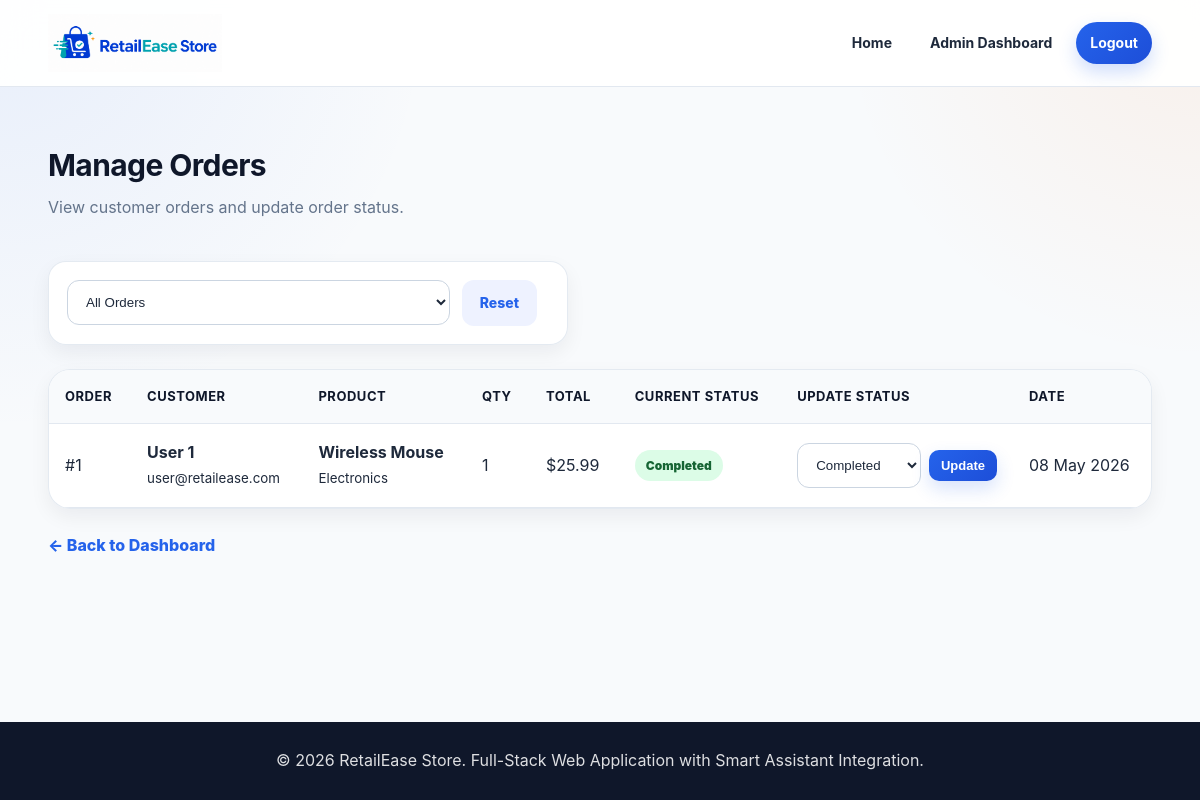
The app's page /admin/orders.php (signed in) with its own data.
### tables this page shows
CREATE TABLE `orders` (
  `id` int(11) NOT NULL,
  `user_id` int(11) NOT NULL,
  `product_id` int(11) NOT NULL,
  `quantity` int(11) NOT NULL,
  `total_price` decimal(10,2) NOT NULL,
  `status` enum('pending','approved','rejected','completed') NOT NULL DEFAULT 'pending',
  `order_note` text DEFAULT NULL,
  `created_at` timestamp NOT NULL DEFAULT current_timestamp(),
  `updated_at` timestamp NOT NULL DEFAULT current_timestamp() ON UPDATE current_timestamp()
);

CREATE TABLE `users` (
  `id` int(11) NOT NULL,
  `name` varchar(100) NOT NULL,
  `email` varchar(150) NOT NULL,
  `password` varchar(255) NOT NULL,
  `role` enum('admin','user') NOT NULL DEFAULT 'user',
  `created_at` timestamp NOT NULL DEFAULT current_timestamp(),
  `updated_at` timestamp NOT NULL DEFAULT current_timestamp() ON UPDATE current_timestamp()
);

CREATE TABLE `products` (
  `id` int(11) NOT NULL,
  `name` varchar(150) NOT NULL,
  `description` text NOT NULL,
  `category` varchar(100) NOT NULL,
  `price` decimal(10,2) NOT NULL,
  `stock` int(11) NOT NULL DEFAULT 0,
  `image` varchar(255) DEFAULT NULL,
  `status` enum('active','inactive') NOT NULL DEFAULT 'active',
  `created_by` int(11) DEFAULT NULL,
  `updated_by` int(11) DEFAULT NULL,
  `created_at` timestamp NOT NULL DEFAULT current_timestamp(),
  `updated_at` timestamp NOT NULL DEFAULT current_timestamp() ON UPDATE current_timestamp()
);

### admin/orders.php (the view, shortened to what this page needs)
<?php
require_once '../config/database.php';
$where = "";
$params = [];
$stmt = $pdo->prepare("
    SELECT
        orders.*,
        users.name AS customer_name,
        users.email AS customer_email,
        products.name AS product_name,
        products.category
    FROM orders
    INNER JOIN users ON orders.user_id = users.id
    INNER JOIN products ON orders.product_id = products.id
    $where
    ORDER BY orders.created_at DESC
");
$stmt->execute($params);
$orders = $stmt->fetchAll(PDO::FETCH_ASSOC);
?>
<?php include '../includes/header.php'; ?>
<section class="section">
    <div class="container">
        <div class="page-header">
            <div>
                <h2>Manage Orders</h2>
                <p>View customer orders and update order status.</p>
            </div>
        </div>
        <form method="GET" class="filter-form order-filter">
            <select name="status">
                <option value="">All Orders</option>
            </select>
            <a href="orders.php" class="btn btn-light">Reset</a>
        </form>
        <div class="table-wrapper">
            <table class="data-table">
                <thead>
                    <tr>
                        <th>Order</th>
                        <th>Customer</th>
                        <th>Product</th>
                        <th>Qty</th>
                        <th>Total</th>
                        <th>Current Status</th>
                        <th>Update Status</th>
                        <th>Date</th>
                    </tr>
                </thead>
                <tbody>
                    <?php if (count($orders) > 0): ?>
                        <?php foreach ($orders as $order): ?>
                            <tr>
                                <td>#<?php echo $order['id']; ?></td>
                                <td>
                                    <strong><?php echo htmlspecialchars($order['customer_name']); ?></strong>
                                    <br>
                                    <small><?php echo htmlspecialchars($order['customer_email']); ?></small>
                                </td>
                                <td>
                                    <strong><?php echo htmlspecialchars($order['product_name']); ?></strong>
                                    <br>
                                    <small><?php echo htmlspecialchars($order['category']); ?></small>
                                </td>
                                <td><?php echo $order['quantity']; ?></td>
                                <td>$<?php echo number_format($order['total_price'], 2); ?></td>
                                <td>
                                    <span class="badge badge-<?php echo htmlspecialchars($order['status']); ?>">
                                        <?php echo ucfirst($order['status']); ?>
                                    </span>
                                </td>
                                <td>
                                    <form method="POST" class="status-form">
                                        <select name="status">
                                            <option value="completed" <?php echo $order['status'] === 'completed' ? 'selected' : ''; ?>>Completed</option>
                                        </select>
                                        <button type="submit" class="btn-small-action">Update</button>
                                    </form>
                                </td>
                                <td><?php echo date('d M Y', strtotime($order['created_at'])); ?></td>
                            </tr>
                        <?php endforeach; ?>
                    <?php else: ?>
                        <tr>
                            <td colspan="8" class="empty-state">No orders found.</td>
                        </tr>
                    <?php endif; ?>
                </tbody>
            </table>
        </div>
        <div class="back-link">
            <a href="dashboard.php">← Back to Dashboard</a>
        </div>
    </div>
</section>
<?php include '../includes/footer.php'; ?>

### assets/css/style.css (style rules this page uses)
:root { --primary: #2563eb; --primary-dark: #1d4ed8; --secondary: #14b8a6; --accent: #f97316; --danger: #dc2626; --success: #16a34a; --warning: #f59e0b; --dark: #0f172a; --text: #1e293b; --muted: #64748b; --border: #e2e8f0; --soft-bg: #f8fafc; --white: #ffffff; --shadow-sm: 0 8px 20px rgba(15, 23, 42, 0.06); --shadow-md: 0 18px 45px rgba(15, 23, 42, 0.10); --radius: 18px; }
* { box-sizing: border-box; }
html { scroll-behavior: smooth; }
body { margin: 0; font-family: Inter, Segoe UI, Arial, Helvetica, sans-serif; background: radial-gradient(circle at top left, rgba(37, 99, 235, 0.08), transparent 30%), radial-gradient(circle at top right, rgba(249, 115, 22, 0.08), transparent 25%), var(--soft-bg); color: var(--text); line-height: 1.6; min-height: 100vh; display: flex; flex-direction: column; }
.container { width: min(1180px, 92%); margin: auto; }
a { color: inherit; }
.section { padding: 54px 0; }
.section h2 { font-size: 30px; margin: 0 0 12px; letter-spacing: -0.6px; color: var(--dark); }
.section p { color: var(--muted); }
.card, .dashboard-card, .product-card, .assistant-card, .assistant-response, .empty-card, .form-box, .details-card, .table-wrapper, .filter-form { background: rgba(255, 255, 255, 0.95); border: 1px solid rgba(226, 232, 240, 0.9); box-shadow: var(--shadow-sm); }
button, .btn { background: linear-gradient(135deg, var(--primary), var(--primary-dark)); color: #ffffff; border: none; padding: 12px 18px; border-radius: 12px; cursor: pointer; text-decoration: none; display: inline-flex; align-items: center; justify-content: center; gap: 8px; font-weight: 800; font-size: 14px; transition: 0.2s ease; box-shadow: 0 8px 18px rgba(37, 99, 235, 0.18); }
.btn-light { background: #eef2ff; color: var(--primary) !important; box-shadow: none; }
.btn-small-action { padding: 8px 12px; font-size: 13px; border-radius: 10px; }
.form-group input, .form-group textarea, .form-group select, .filter-form input, .filter-form select, .status-form select { width: 100%; padding: 13px 14px; border: 1px solid #cbd5e1; border-radius: 12px; background: #ffffff; color: var(--text); outline: none; transition: 0.2s ease; }
.form-link a, .back-link a { color: var(--primary); font-weight: 800; text-decoration: none; }
.page-header { display: flex; align-items: flex-start; justify-content: space-between; gap: 22px; margin-bottom: 24px; }
.page-header h2 { margin-bottom: 6px; }
.page-header p { margin-top: 0; }
.filter-form { padding: 18px; border-radius: 18px; display: grid; grid-template-columns: 2fr 1fr 1fr auto auto; gap: 12px; margin-bottom: 24px; align-items: center; position: relative; }
.filter-form::before { display: none !important; content: none !important; }
.order-filter { grid-template-columns: 1fr auto auto; max-width: 520px; }
.table-wrapper { overflow-x: auto; border-radius: 22px; }
.data-table { width: 100%; border-collapse: collapse; min-width: 850px; }
.data-table th, .data-table td { padding: 16px; border-bottom: 1px solid var(--border); text-align: left; vertical-align: middle; }
.data-table th { background: #f8fafc; color: var(--dark); font-size: 13px; text-transform: uppercase; letter-spacing: 0.04em; }
.status-form { display: flex; gap: 8px; align-items: center; }
.badge { display: inline-flex; align-items: center; justify-content: center; padding: 6px 11px; border-radius: 999px; font-size: 12px; font-weight: 900; white-space: nowrap; }
.badge-success, .badge-completed { background: #dcfce7; color: #166534; }
.back-link { margin-top: 24px; }

### records on screen
orders: id "1", user.name "User 1", user.email "user@retailease.com", product.name "Wireless Mouse", product.category "Electronics", quantity "1", total_price "25.99", status "Completed", created_at "08 May 2026"
